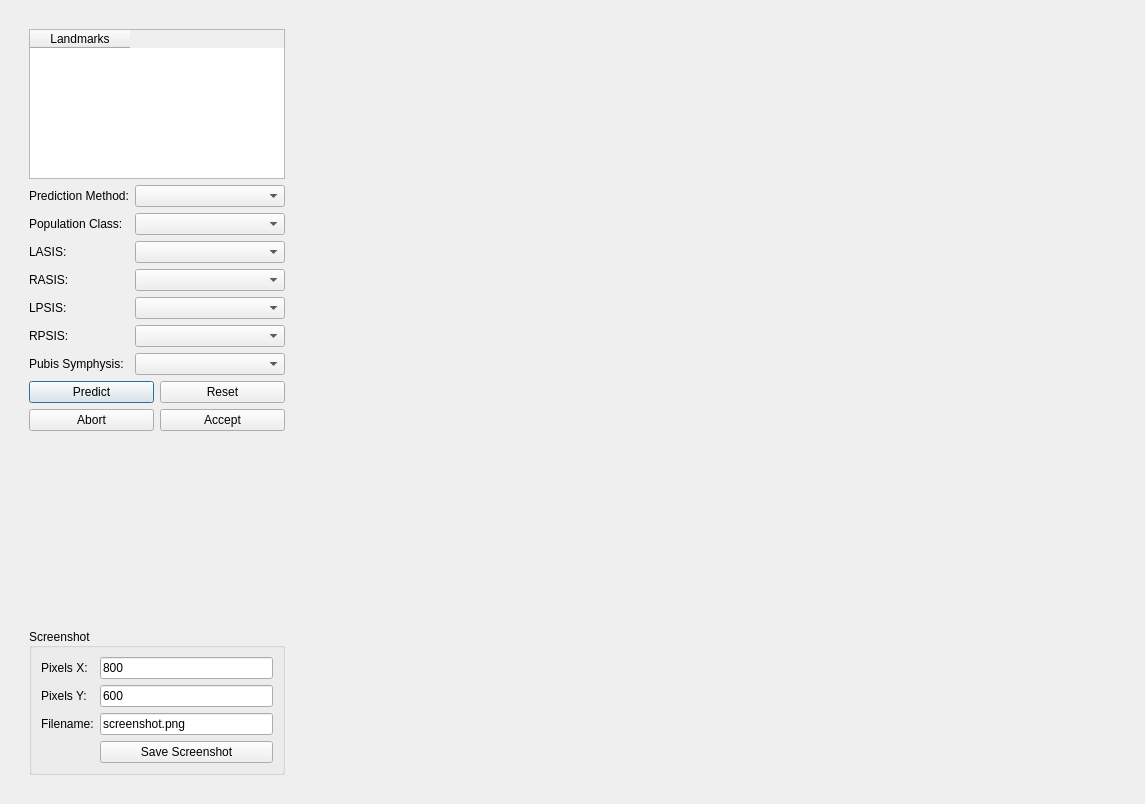
<?xml version="1.0" encoding="UTF-8"?>
<ui version="4.0">
 <class>Dialog</class>
 <widget class="QDialog" name="Dialog">
  <property name="geometry">
   <rect>
    <x>0</x>
    <y>0</y>
    <width>1145</width>
    <height>804</height>
   </rect>
  </property>
  <property name="sizePolicy">
   <sizepolicy hsizetype="Preferred" vsizetype="Preferred">
    <horstretch>0</horstretch>
    <verstretch>0</verstretch>
   </sizepolicy>
  </property>
  <property name="windowTitle">
   <string>Landmark HJC Prediction</string>
  </property>
  <layout class="QHBoxLayout" name="horizontalLayout_2">
   <item>
    <widget class="QWidget" name="widgetMain" native="true">
     <property name="enabled">
      <bool>true</bool>
     </property>
     <property name="sizePolicy">
      <sizepolicy hsizetype="Preferred" vsizetype="Preferred">
       <horstretch>0</horstretch>
       <verstretch>0</verstretch>
      </sizepolicy>
     </property>
     <property name="maximumSize">
      <size>
       <width>16777215</width>
       <height>16777215</height>
      </size>
     </property>
     <layout class="QGridLayout" name="gridLayout">
      <item row="0" column="0">
       <widget class="QWidget" name="widget" native="true">
        <property name="maximumSize">
         <size>
          <width>500</width>
          <height>16777215</height>
         </size>
        </property>
        <layout class="QVBoxLayout" name="verticalLayout_3">
         <item>
          <layout class="QVBoxLayout" name="verticalLayout">
           <property name="sizeConstraint">
            <enum>QLayout::SetDefaultConstraint</enum>
           </property>
           <item>
            <widget class="QTableWidget" name="tableWidget">
             <property name="sizePolicy">
              <sizepolicy hsizetype="Preferred" vsizetype="Maximum">
               <horstretch>0</horstretch>
               <verstretch>0</verstretch>
              </sizepolicy>
             </property>
             <property name="minimumSize">
              <size>
               <width>0</width>
               <height>0</height>
              </size>
             </property>
             <property name="maximumSize">
              <size>
               <width>16777215</width>
               <height>150</height>
              </size>
             </property>
             <property name="sortingEnabled">
              <bool>false</bool>
             </property>
             <attribute name="horizontalHeaderVisible">
              <bool>true</bool>
             </attribute>
             <attribute name="horizontalHeaderCascadingSectionResizes">
              <bool>false</bool>
             </attribute>
             <attribute name="horizontalHeaderDefaultSectionSize">
              <number>100</number>
             </attribute>
             <column>
              <property name="text">
               <string>Landmarks</string>
              </property>
             </column>
            </widget>
           </item>
           <item>
            <layout class="QFormLayout" name="formLayout_2">
             <property name="fieldGrowthPolicy">
              <enum>QFormLayout::AllNonFixedFieldsGrow</enum>
             </property>
             <item row="0" column="0">
              <widget class="QLabel" name="label_3">
               <property name="text">
                <string>Prediction Method:</string>
               </property>
              </widget>
             </item>
             <item row="0" column="1">
              <widget class="QComboBox" name="comboBoxPredMethod"/>
             </item>
             <item row="1" column="0">
              <widget class="QLabel" name="label_2">
               <property name="text">
                <string>Population Class:</string>
               </property>
              </widget>
             </item>
             <item row="1" column="1">
              <widget class="QComboBox" name="comboBoxPopClass"/>
             </item>
             <item row="2" column="0">
              <widget class="QLabel" name="label">
               <property name="text">
                <string>LASIS:</string>
               </property>
              </widget>
             </item>
             <item row="2" column="1">
              <widget class="QComboBox" name="comboBoxLASIS"/>
             </item>
             <item row="3" column="1">
              <widget class="QComboBox" name="comboBoxRASIS"/>
             </item>
             <item row="4" column="1">
              <widget class="QComboBox" name="comboBoxLPSIS"/>
             </item>
             <item row="5" column="1">
              <widget class="QComboBox" name="comboBoxRPSIS"/>
             </item>
             <item row="3" column="0">
              <widget class="QLabel" name="label_4">
               <property name="text">
                <string>RASIS:</string>
               </property>
              </widget>
             </item>
             <item row="4" column="0">
              <widget class="QLabel" name="label_5">
               <property name="text">
                <string>LPSIS:</string>
               </property>
              </widget>
             </item>
             <item row="5" column="0">
              <widget class="QLabel" name="label_6">
               <property name="text">
                <string>RPSIS:</string>
               </property>
              </widget>
             </item>
             <item row="6" column="1">
              <widget class="QComboBox" name="comboBoxPS"/>
             </item>
             <item row="6" column="0">
              <widget class="QLabel" name="label_7">
               <property name="text">
                <string>Pubis Symphysis:</string>
               </property>
              </widget>
             </item>
            </layout>
           </item>
           <item>
            <layout class="QGridLayout" name="gridLayout_2">
             <item row="0" column="0">
              <widget class="QPushButton" name="predictButton">
               <property name="text">
                <string>Predict</string>
               </property>
              </widget>
             </item>
             <item row="0" column="1">
              <widget class="QPushButton" name="resetButton">
               <property name="text">
                <string>Reset</string>
               </property>
              </widget>
             </item>
             <item row="1" column="1">
              <widget class="QPushButton" name="acceptButton">
               <property name="text">
                <string>Accept</string>
               </property>
              </widget>
             </item>
             <item row="1" column="0">
              <widget class="QPushButton" name="abortButton">
               <property name="text">
                <string>Abort</string>
               </property>
              </widget>
             </item>
            </layout>
           </item>
           <item>
            <spacer name="verticalSpacer">
             <property name="orientation">
              <enum>Qt::Vertical</enum>
             </property>
             <property name="sizeHint" stdset="0">
              <size>
               <width>20</width>
               <height>40</height>
              </size>
             </property>
            </spacer>
           </item>
           <item>
            <widget class="QGroupBox" name="screenshotgroup">
             <property name="title">
              <string>Screenshot</string>
             </property>
             <property name="alignment">
              <set>Qt::AlignLeading|Qt::AlignLeft|Qt::AlignVCenter</set>
             </property>
             <layout class="QFormLayout" name="formLayout">
              <property name="fieldGrowthPolicy">
               <enum>QFormLayout::AllNonFixedFieldsGrow</enum>
              </property>
              <item row="0" column="0">
               <widget class="QLabel" name="pixelsXLabel">
                <property name="sizePolicy">
                 <sizepolicy hsizetype="Fixed" vsizetype="Preferred">
                  <horstretch>0</horstretch>
                  <verstretch>0</verstretch>
                 </sizepolicy>
                </property>
                <property name="text">
                 <string>Pixels X:</string>
                </property>
               </widget>
              </item>
              <item row="0" column="1">
               <widget class="QLineEdit" name="screenshotPixelXLineEdit">
                <property name="sizePolicy">
                 <sizepolicy hsizetype="Expanding" vsizetype="Fixed">
                  <horstretch>0</horstretch>
                  <verstretch>0</verstretch>
                 </sizepolicy>
                </property>
                <property name="text">
                 <string>800</string>
                </property>
               </widget>
              </item>
              <item row="1" column="0">
               <widget class="QLabel" name="pixelsYLabel">
                <property name="sizePolicy">
                 <sizepolicy hsizetype="Fixed" vsizetype="Preferred">
                  <horstretch>0</horstretch>
                  <verstretch>0</verstretch>
                 </sizepolicy>
                </property>
                <property name="text">
                 <string>Pixels Y:</string>
                </property>
               </widget>
              </item>
              <item row="1" column="1">
               <widget class="QLineEdit" name="screenshotPixelYLineEdit">
                <property name="sizePolicy">
                 <sizepolicy hsizetype="Expanding" vsizetype="Fixed">
                  <horstretch>0</horstretch>
                  <verstretch>0</verstretch>
                 </sizepolicy>
                </property>
                <property name="text">
                 <string>600</string>
                </property>
               </widget>
              </item>
              <item row="2" column="0">
               <widget class="QLabel" name="screenshotFilenameLabel">
                <property name="text">
                 <string>Filename:</string>
                </property>
               </widget>
              </item>
              <item row="2" column="1">
               <widget class="QLineEdit" name="screenshotFilenameLineEdit">
                <property name="sizePolicy">
                 <sizepolicy hsizetype="Expanding" vsizetype="Fixed">
                  <horstretch>0</horstretch>
                  <verstretch>0</verstretch>
                 </sizepolicy>
                </property>
                <property name="text">
                 <string>screenshot.png</string>
                </property>
               </widget>
              </item>
              <item row="3" column="1">
               <widget class="QPushButton" name="screenshotSaveButton">
                <property name="sizePolicy">
                 <sizepolicy hsizetype="Preferred" vsizetype="Fixed">
                  <horstretch>0</horstretch>
                  <verstretch>0</verstretch>
                 </sizepolicy>
                </property>
                <property name="text">
                 <string>Save Screenshot</string>
                </property>
               </widget>
              </item>
             </layout>
            </widget>
           </item>
          </layout>
         </item>
        </layout>
       </widget>
      </item>
      <item row="0" column="1">
       <widget class="MayaviSceneWidget" name="MayaviScene" native="true">
        <property name="sizePolicy">
         <sizepolicy hsizetype="Preferred" vsizetype="Expanding">
          <horstretch>1</horstretch>
          <verstretch>1</verstretch>
         </sizepolicy>
        </property>
       </widget>
      </item>
     </layout>
    </widget>
   </item>
  </layout>
 </widget>
 <customwidgets>
  <customwidget>
   <class>MayaviSceneWidget</class>
   <extends>QWidget</extends>
   <header>gias2/mappluginutils/mayaviviewer/mayaviscenewidget.h</header>
   <container>1</container>
  </customwidget>
 </customwidgets>
 <resources/>
 <connections/>
</ui>
